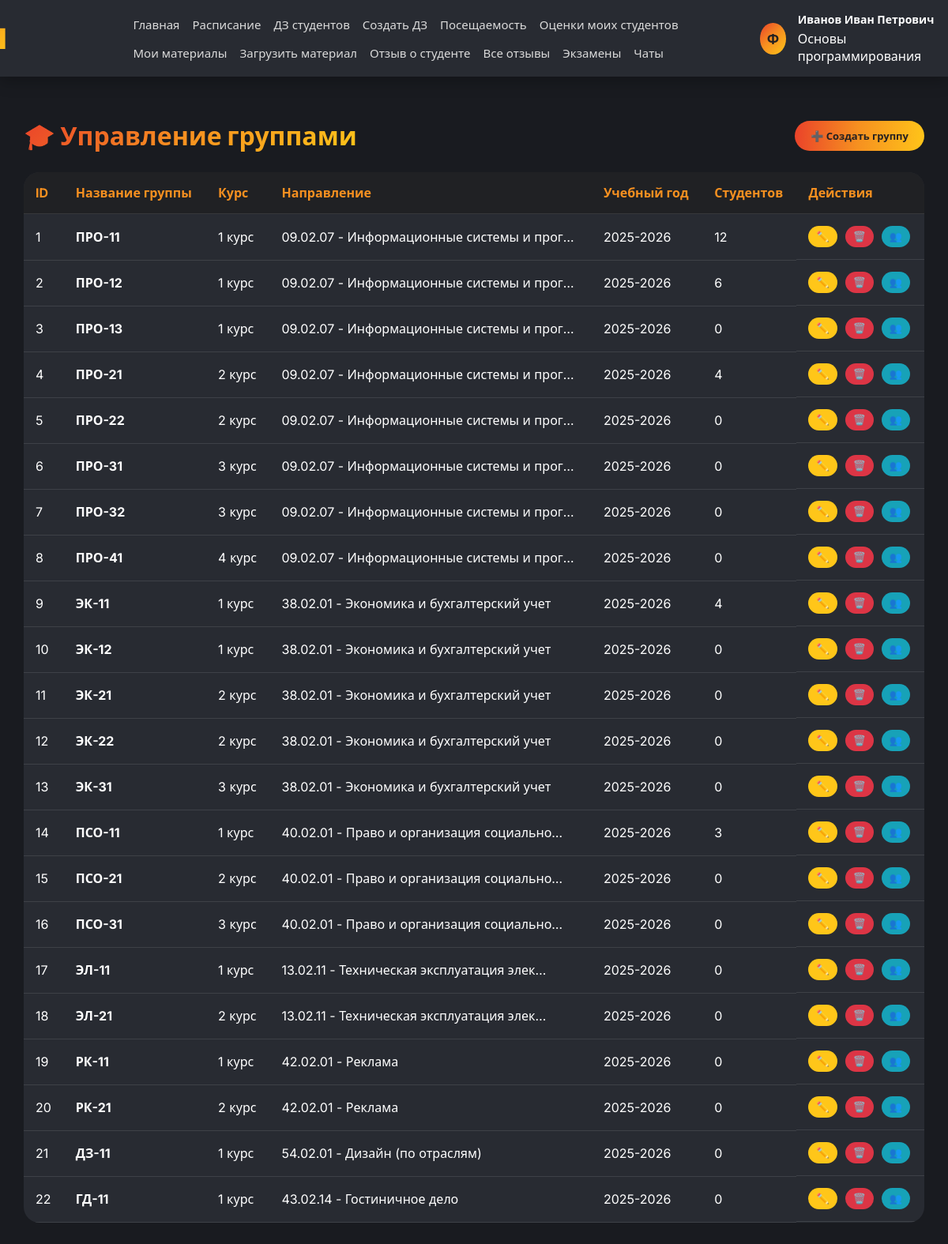
Screenshot of /groups/ (signed in) with the database file from the repository.
### app/models.py (models this page shows, shortened)
class Autoriz(models.Model):
    user = models.CharField(unique=True, max_length=30, blank=False, null=True, error_messages={'max_length': 'Длина имени не может содержать более 30 символов', 'blank': 'Напишите имя.', 'null': 'Напишите имя.'}, verbose_name='Имя аккаунта')
    password = models.CharField(max_length=120, blank=False, null=False, error_messages={'max_length': 'Длина пароля не может содержать более 40 символов', 'blank': 'Напишите пароль.', 'null': 'Напишите пароль.'}, verbose_name='Пароль от аккаунта')
    email = models.EmailField(unique=True, max_length=100, blank=False, null=False, error_messages={'max_length': 'Длина почты не может содержать более 100 символов', 'blank': 'Напишите почту.', 'null': 'Напишите почту.'}, verbose_name='Почта от аккаунта')
    birth_date = models.DateField(null=True, blank=True, verbose_name='Дата рождения')
    gender = models.CharField(max_length=1, choices=[('M', 'Мужской'), ('F', 'Женский')], blank=True, verbose_name='Пол')
    phone = models.CharField(max_length=20, blank=True, verbose_name='Номер телефона')
    hide_phone = models.BooleanField(default=False, verbose_name='Скрыть номер телефона')
    class Meta:
        db_table = 'List_of_users'
        verbose_name = 'Пользователь'
        verbose_name_plural = 'Пользователи'
    def get_full_name(self):
        try:
            student = Student.objects.get(autoriz=self)
            return f"{student.surname} {student.name} {student.patronymic}".strip()
        except Student.DoesNotExist:
            try:
                professor = Professor.objects.get(autoriz=self)
                return f"{professor.surname} {professor.name} {professor.patronymic}".strip()
            except Professor.DoesNotExist:
                try:
                    staff = AcademicStaff.objects.get(autoriz=self)
                    return f"{staff.surname} {staff.name} {staff.patronymic}".strip()
                except AcademicStaff.DoesNotExist:
                    return self.user

class Professor(models.Model):
    name = models.CharField(max_length=30, blank=False, null=False, verbose_name='Имя профессора')
    surname = models.CharField(max_length=30, blank=False, null=False, verbose_name='Фамилия профессора')
    patronymic = models.CharField(max_length=40, blank=False, null=False, verbose_name='Отчество профессора')
    leads_the_subject = models.ForeignKey(Subjects, on_delete=models.CASCADE, verbose_name='Ведет предмет')
    autoriz = models.ForeignKey(Autoriz, on_delete=models.CASCADE, verbose_name='Пользователь')
    class Meta:
        db_table = 'List_of_professors'
        verbose_name = 'Учитель'
        verbose_name_plural = 'Учителя'

class Subjects(models.Model):
    name_subject = models.CharField(unique=True, max_length=100, blank=False, null=False, verbose_name='Имя предмета')
    class Meta:
        db_table = 'List_of_subjects'
        verbose_name = 'Предмет'
        verbose_name_plural = 'Предметы'

class Group(models.Model):
    name = models.CharField(max_length=20, verbose_name='Название группы')
    course = models.ForeignKey(Course, on_delete=models.CASCADE, verbose_name='Курс')
    direction = models.ForeignKey(Direction, on_delete=models.CASCADE, verbose_name='Направление')
    academic_year = models.CharField(max_length=9, verbose_name='Учебный год')
    class Meta:
        db_table = 'List_of_groups'
        verbose_name = 'Группа'
        verbose_name_plural = 'Группы'
        unique_together = ['course', 'direction', 'name']

class Course(models.Model):
    number = models.IntegerField(verbose_name='Номер курса')
    class Meta:
        db_table = 'List_of_courses'
        verbose_name = 'Курс'
        verbose_name_plural = 'Курсы'

class Direction(models.Model):
    name = models.CharField(max_length=100, verbose_name='Название направления')
    code = models.CharField(max_length=20, unique=True, verbose_name='Код направления')
    class Meta:
        db_table = 'List_of_directions'
        verbose_name = 'Направление'
        verbose_name_plural = 'Направления'

### app/views.py (the view)
# urls.py: path('groups/', views.group_list_view, name='group_list_view'),
def group_list_view(request):
    if 'user_id' not in request.session:
        return redirect('autoriz_view')
    context = get_user_context(request)
    context['groups'] = Group.objects.all()
    return render(request, 'group_list.html', context)

### templates/group_list.html (shortened to what this page needs)
{% extends 'base.html' %}
{% load static %}
{% block extra_css %}
<link rel="stylesheet" href="{% static 'css/group_list.css' %}">
{% endblock %}
{% block content %}
<div class="group-container">
    <div class="page-header">
        <h1 class="page-title">🎓 Управление группами</h1>
        <a href="{% url 'group_create_view' %}" class="btn-create">➕ Создать группу</a>
    </div>
    <div class="groups-card">
        <div class="table-wrapper">
            <table class="groups-table">
                <thead>
                    <tr>
                        <th>ID</th>
                        <th>Название группы</th>
                        <th>Курс</th>
                        <th>Направление</th>
                        <th>Учебный год</th>
                        <th>Студентов</th>
                        <th>Действия</th>
                    </tr>
                </thead>
                <tbody>
                    {% for group in groups %}
                    <tr>
                        <td>{{ group.id }}</td>
                        <td class="group-name">{{ group.name }}</td>
                        <td>{{ group.course.number }} курс</td>
                        <td>{{ group.direction.code }} - {{ group.direction.name|truncatechars:30 }}</td>
                        <td>{{ group.academic_year }}</td>
                        <td>{{ group.student_set.count }}</td>
                        <td class="actions">
                            <button class="btn-edit" data-id="{{ group.id }}">✏️</button>
                            <button class="btn-delete" data-id="{{ group.id }}">🗑️</button>
                            <button class="btn-view-students" data-id="{{ group.id }}">👥</button>
                        </td>
                    </tr>
                    {% empty %}
                    <tr><td colspan="7" class="empty-row">Нет созданных групп</td></tr>
                    {% endfor %}
                </tbody>
            </table>
        </div>
    </div>
</div>
{% endblock %}

### templates/base.html (shortened to what this page needs)
{% load static %}
<!DOCTYPE html>
<html lang="ru">
<head>
    <link rel="stylesheet" href="https://cdnjs.cloudflare.com/ajax/libs/font-awesome/6.4.0/css/all.min.css">
    <link rel="stylesheet" href="{% static 'css/main.css' %}">
    {% block extra_css %}{% endblock %}
</head>
<body>
    <header class="header">
        <div class="header-content">
            <div class="logo">Journal</div>
            <nav class="nav-menu">
                <a href="{% url 'main_view' %}">Главная</a>
                {% if user_role == 'student' %}
                    <a href="{% url 'schedule_view' %}">Расписание</a>
                    <a href="{% url 'homework_list_view' %}">ДЗ</a>
                    <a href="{% url 'estimation_view' %}">Оценки</a>
                    <a href="{% url 'attendance_list_view' %}">Посещаемость</a>
                    <a href="{% url 'shop_view' %}">Магазин</a>
                    <a href="{% url 'leaderboard_view' %}">Рейтинг</a>
                    <a href="{% url 'polls_view' %}">Опросы</a>
                    <a href="{% url 'announcements_view' %}">Объявления</a>
                    <a href="{% url 'events_view' %}">События</a>
                    <a href="{% url 'educational_materials_view' %}">Материалы</a>
                    <a href="{% url 'user_reward_list_view' %}">Награды</a>
                    <a href="{% url 'exam_list_view' %}">Экзамены</a>
                    <a href="{% url 'appeal_view' %}">Обращение</a>
                    <a href="{% url 'review_view' %}">Отзыв об академии</a>
                    <a href="{% url 'student_reviews_view' %}">Отзывы обо мне</a>
                    <a href="{% url 'complaint_view' %}">Жалоба</a>
                    <a href="{% url 'chat_list_view' %}">Чаты</a>
                {% elif user_role == 'professor' %}
                    <a href="{% url 'schedule_view' %}">Расписание</a>
                    <a href="{% url 'homework_list_view' %}">ДЗ студентов</a>
                    <a href="{% url 'homework_add_view' %}">Создать ДЗ</a>
                    <a href="{% url 'attendance_mark_view' %}">Посещаемость</a>
                    <a href="{% url 'estimation_view' %}">Оценки моих студентов</a>
                    <a href="{% url 'educational_materials_view' %}">Мои материалы</a>
                    <a href="{% url 'educational_material_create_view' %}">Загрузить материал</a>
                    <a href="{% url 'student_review_create_view' %}">Отзыв о студенте</a>
                    <a href="{% url 'student_review_list_view' %}">Все отзывы</a>
                    <a href="{% url 'exam_list_view' %}">Экзамены</a>
                    <a href="{% url 'chat_list_view' %}">Чаты</a>
                {% endif %}
            </nav>
            <div class="user-info">
                {% if user_avatar %}
                    <img src="{{ user_avatar }}" alt="avatar" class="user-avatar">
                {% else %}
                    <div class="user-avatar-placeholder">Ф</div>
                {% endif %}
                <div class="user-details">
                    <span class="user-name">{{ user.get_full_name|default:user.user }}</span>
                    {% if user_role == 'student' and student_info %}
                        <div class="user-meta-group">
                            <span class="user-meta-direction">{{ student_info.direction }}</span>
                            <span class="user-meta-course">{{ student_info.course }} курс, {{ student_info.group }}</span>
                        </div>
                    {% elif user_role == 'professor' and professor_info %}
                        <span class="user-meta">{{ professor_info.subject }}</span>
                    {% elif user_role == 'academic_staff' and staff_info %}
                        <span class="user-meta">{{ staff_info.position }}</span>
                    {% endif %}
                </div>
            </div>
        </div>
    </header>
    <div class="container">
        {% block content %}{% endblock %}
    </div>
</body>
</html>

### static/css/main.css (style rules this page uses)
* { margin: 0; padding: 0; box-sizing: border-box; }
body { font-family: 'Inter', 'Muller', 'Segoe UI', sans-serif; background: #191B20; color: #FFFFFF; }
.header { background: #282B32; box-shadow: 0 4px 20px rgba(0,0,0,0.3); position: fixed; top: 0; left: 0; right: 0; z-index: 1000; }
.header-content { max-width: 1400px; margin: 0 auto; display: flex; justify-content: space-between; align-items: center; padding: 15px 30px; }
.logo { font-size: 36px; font-weight: 900; background: linear-gradient(135deg, #EA422A 0%, #F69020 48.58%, #FFC619 101.38%); -webkit-background-clip: text; -webkit-text-fill-color: transparent; background-clip: text; position: relative; left: -160px; }
.nav-menu { display: flex; gap: 16px; justify-content: start; flex-wrap: wrap; }
.nav-menu a { text-decoration: none; color: #dadada; font-size: 15px; font-weight: 500; transition: color 0.3s; }
.user-info { display: flex; align-items: center; gap: 15px; margin-right: -240px; }
.user-avatar-placeholder { width: 40px; height: 40px; border-radius: 50%; background: linear-gradient(135deg, #EA422A 0%, #F69020 48.58%, #FFC619 101.38%); display: flex; align-items: center; justify-content: center; font-size: 18px; font-weight: 700; color: #252121; }
.user-details { display: flex; flex-direction: column; align-items: flex-start; gap: 4px; }
.user-name { font-size: 14px; font-weight: 600; color: #FFFFFF; white-space: nowrap; }
.container { max-width: 1400px; margin: 150px auto 30px; padding: 0 30px; }
.table-wrapper { overflow-x: auto; }
table { width: 100%; border-collapse: collapse; }
th, td { padding: 15px; text-align: left; border-bottom: 1px solid rgba(255,255,255,0.1); }
th { background: #202124; font-weight: 700; color: #F69020; }

### static/css/group_list.css (style rules this page uses)
.group-container { max-width: 1200px; margin: 0 auto; }
.page-header { display: flex; justify-content: space-between; align-items: center; margin-bottom: 25px; }
.page-title { font-size: 32px; font-weight: 900; background: linear-gradient(135deg, #EA422A 0%, #F69020 48.58%, #FFC619 101.38%); -webkit-background-clip: text; -webkit-text-fill-color: transparent; background-clip: text; }
.btn-create { padding: 10px 20px; background: linear-gradient(93.25deg, #EA422A 0%, #F69020 48.58%, #FFC619 101.38%); border: none; border-radius: 40px; color: #252121; font-size: 13px; font-weight: 700; text-decoration: none; transition: all 0.3s; }
.groups-card { background: #282B32; border-radius: 20px; overflow: hidden; }
.table-wrapper { overflow-x: auto; }
.groups-table { width: 100%; border-collapse: collapse; }
.groups-table th, .groups-table td { padding: 15px; text-align: left; border-bottom: 1px solid rgba(255,255,255,0.1); }
.groups-table th { background: #202124; font-weight: 700; color: #F69020; }
.group-name { font-weight: 700; color: #FFFFFF; }
.actions { display: flex; gap: 10px; }
.btn-edit, .btn-delete, .btn-view-students { padding: 6px 10px; border: none; border-radius: 40px; cursor: pointer; font-size: 13px; transition: all 0.3s; }
.btn-edit { background: #FFC619; color: #252121; }
.btn-delete { background: #dc3545; color: white; }
.btn-view-students { background: #17a2b8; color: white; }

### rows the page displays
Autoriz: get_full_name "Иванов Иван Петрович"
Subjects: subject "Основы программирования"
Group: id "1", name "ПРО-11", course.number "1", direction.code "09.02.07", direction.name "Информационные системы и прог…", academic_year "2025-2026", student_set.count "12"
Group: id "2", name "ПРО-12", course.number "1", direction.code "09.02.07", direction.name "Информационные системы и прог…", academic_year "2025-2026", student_set.count "6"
Group: id "3", name "ПРО-13", course.number "1", direction.code "09.02.07", direction.name "Информационные системы и прог…", academic_year "2025-2026", student_set.count "0"
Group: id "4", name "ПРО-21", course.number "2", direction.code "09.02.07", direction.name "Информационные системы и прог…", academic_year "2025-2026", student_set.count "4"
Group: id "5", name "ПРО-22", course.number "2", direction.code "09.02.07", direction.name "Информационные системы и прог…", academic_year "2025-2026", student_set.count "0"
Group: id "6", name "ПРО-31", course.number "3", direction.code "09.02.07", direction.name "Информационные системы и прог…", academic_year "2025-2026", student_set.count "0"
Group: id "7", name "ПРО-32", course.number "3", direction.code "09.02.07", direction.name "Информационные системы и прог…", academic_year "2025-2026", student_set.count "0"
Group: id "8", name "ПРО-41", course.number "4", direction.code "09.02.07", direction.name "Информационные системы и прог…", academic_year "2025-2026", student_set.count "0"
Group: id "9", name "ЭК-11", course.number "1", direction.code "38.02.01", direction.name "Экономика и бухгалтерский учет", academic_year "2025-2026", student_set.count "4"
Group: id "10", name "ЭК-12", course.number "1", direction.code "38.02.01", direction.name "Экономика и бухгалтерский учет", academic_year "2025-2026", student_set.count "0"
Group: id "11", name "ЭК-21", course.number "2", direction.code "38.02.01", direction.name "Экономика и бухгалтерский учет", academic_year "2025-2026", student_set.count "0"
Group: id "12", name "ЭК-22", course.number "2", direction.code "38.02.01", direction.name "Экономика и бухгалтерский учет", academic_year "2025-2026", student_set.count "0"
Group: id "13", name "ЭК-31", course.number "3", direction.code "38.02.01", direction.name "Экономика и бухгалтерский учет", academic_year "2025-2026", student_set.count "0"
Group: id "14", name "ПСО-11", course.number "1", direction.code "40.02.01", direction.name "Право и организация социально…", academic_year "2025-2026", student_set.count "3"
Group: id "15", name "ПСО-21", course.number "2", direction.code "40.02.01", direction.name "Право и организация социально…", academic_year "2025-2026", student_set.count "0"
Group: id "16", name "ПСО-31", course.number "3", direction.code "40.02.01", direction.name "Право и организация социально…", academic_year "2025-2026", student_set.count "0"
Group: id "17", name "ЭЛ-11", course.number "1", direction.code "13.02.11", direction.name "Техническая эксплуатация элек…", academic_year "2025-2026", student_set.count "0"
Group: id "18", name "ЭЛ-21", course.number "2", direction.code "13.02.11", direction.name "Техническая эксплуатация элек…", academic_year "2025-2026", student_set.count "0"
Group: id "19", name "РК-11", course.number "1", direction.code "42.02.01", direction.name "Реклама", academic_year "2025-2026", student_set.count "0"
Group: id "20", name "РК-21", course.number "2", direction.code "42.02.01", direction.name "Реклама", academic_year "2025-2026", student_set.count "0"
Group: id "21", name "ДЗ-11", course.number "1", direction.code "54.02.01", direction.name "Дизайн (по отраслям)", academic_year "2025-2026", student_set.count "0"
Group: id "22", name "ГД-11", course.number "1", direction.code "43.02.14", direction.name "Гостиничное дело", academic_year "2025-2026", student_set.count "0"
